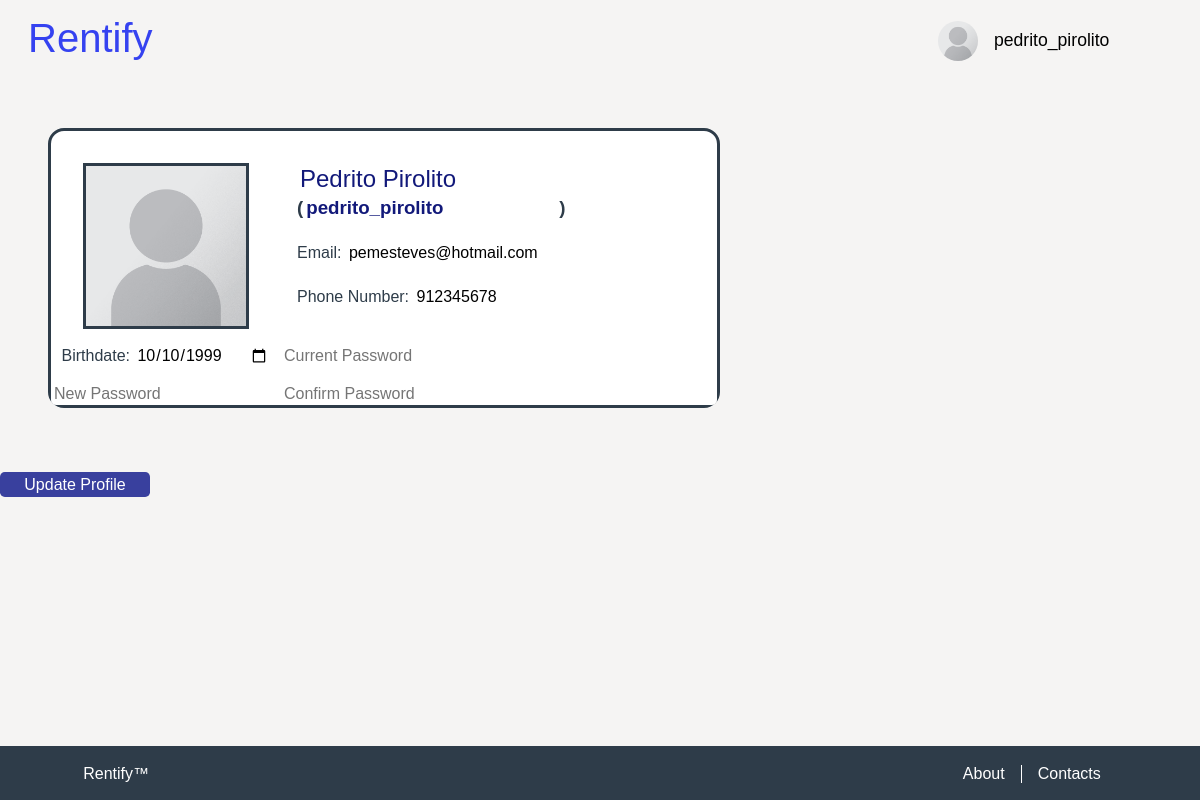
The page /pages/change_profile.php (signed in) on the database its author committed.
### tables this page shows
CREATE TABLE User(
    username TEXT UNIQUE PRIMARY KEY,
    full_name TEXT NOT NULL,
    birthdate DATE NOT NULL,
    phone INTEGER NOT NULL,
    email TEXT NOT NULL,
    password_hash INTEGER NOT NULL,
    image_name TEXT NOT NULL 
);

### database/user.php (called while the page is built, shortened)
<?php
  include_once "../database/connection.php";
  function getUserInfo($username, $password){
    global $db;
    $stmt = $db->prepare('SELECT * FROM User WHERE username = ? AND password_hash = ?');
    $stmt->execute(array($username, $password));
    return $stmt->fetch();
  }
  function getUserPassword($username){
    global $db;
    $stmt = $db->prepare('
        SELECT password_hash as password
        FROM User
        WHERE username = ?
    ');
    $stmt->execute(array($username));
    return $stmt->fetch();
  }
  function getUserImagePath($username) {
    global $db;
    $stmt = $db->prepare('
        SELECT image_name
        FROM User
        WHERE username = ?
    ');
    $stmt->execute(array($username));
    return $stmt->fetch();
  }
?>

### pages/change_profile.php (the view, shortened to what this page needs)
<?php
    include_once "../includes/init.php";
    include_once "../database/user.php";
    include_once "../templates/tpl_common.php";
    $username = $_SESSION['username'];
    $password_hash = getUserPassword($username)['password'];
    $user_info = getUserInfo($username, $password_hash);
    if(isset($_SESSION['image_name']))
        $image_name = $_SESSION['image_name'];
    else
        $image_name = $user_info['image_name'];
    document_main_part();
?>
        <link href="../css/change_profile.css" rel="stylesheet">
        <link href="../css/profile.css" rel="stylesheet">
    </head>
    <body>
        <?php
            draw_body_header();
        ?>
        <form id="update_profile_form" action="../actions/action_update_profile.php" method="post">
            <section id="user_info">
                <div id="fit_crop">
                    <img src="../images/<?=$image_name?>"/>
                </div>
                <div id="headers">
                    <h2><input id="full_name" type="text" name="full_name" value="<?=$user_info['full_name']?>" placeholder="<?=$user_info['full_name']?>"/></h2>
                    <h3>(<input id="full_name" type="text" name="username" value="<?=$user_info['username']?>" placeholder="<?=$user_info['username']?>"/>)</h3>
                </div>
                <p id="email">Email: <input type="email" name="email" value="<?=$user_info['email']?>" placeholder="<?=$user_info['email']?>"/></p>
                <p id="phone">Phone Number: <input type="tel" name="phone" value="<?=$user_info['phone']?>" placeholder="<?=$user_info['phone']?>"/></p>
                <p id="birthdate">Birthdate: <input type="date" name="birthdate" value="<?=$user_info['birthdate']?>" placeholder="<?=$user_info['birthdate']?>"/></p>
                <input id="password" type="password" name="old_password" placeholder="Current Password"/>
                <input id="password" type="password" name="new_password" placeholder="New Password"/>
                <input id="password" type="password" name="confirm_password" placeholder="Confirm Password"/>
            </section>
            <input class="account_button" type="Submit" value="Update Profile">
        </form>
<?php
    draw_footer(false);
?>

### templates/tpl_common.php (shortened to what this page needs)
<?php
include_once "../includes/init.php";
include_once "../database/user.php";
function draw_user_image(){
    $image_name = getUserImagePath($_SESSION['username']);
    $image_path = "../images/".$image_name['image_name'];
    echo "<img src=".$image_path." alt=\"User's photo\" id=\"user_photo\">";
}
function draw_body_header(){
    draw_header('user.php', 'Profile');
}
function draw_header($page, $name){
?>
    <header>
        <div id="fixed">
        <h1><a href="index.php"> Rentify </a></h1>
        <?php
        if(isset($_SESSION['username'])) {
        ?>
            <div class="dropdown">
                <?php draw_user_image(); ?>
                <button  class="dropdown_button" id="user_badge" > <?php echo $_SESSION['username'] ?> </button>
            </div>
        <?php
        }
        ?>
        </div>
    </header>
<?php
}
?>
<?php
function document_main_part(){
?>
<!DOCTYPE html>
<html lang="en">
    <head>
        <link href="../css/layout.css" rel="stylesheet">
        <link href="../css/style.css" rel="stylesheet">
<?php
}
function draw_footer($include_button){
?>
        <footer id="footer">
            <p><a href="../pages/index.php">Rentify™</a></p>
            <ul>
                <li><a href="../pages/about.php">About</a></li>
                <li><a href="../pages/contacts.php">Contacts</a></li>
            </ul>
        </footer>
    </body>
</html>
<?php
}
?>

### css/layout.css (style rules this page uses)
body { background-color: #F5F4F3; margin: 0; height: 100vh; display: grid; grid-template-rows: [header] auto [nav] auto [properties] 1fr [footer] auto [end]; }
body > header { height: 3.0em; }
body > header h1 { grid-column: 1; grid-row-start: 1; grid-row-end: 3; padding-left: 0.3em; padding-right: 0.3em; }
body > header #user_photo { width: 40px; border-radius: 50%; align-self: center; }
body > header #user_badge { font-size: 1.1em; color: black; }
.dropdown { display: grid; grid-column: 3; grid-row: 1; grid-template-columns: 1fr 1fr; grid-template-rows: 1.2fr 0.1fr; justify-items: start; margin-right: 3em; }
.dropdown .dropdown_button { width: 190px; cursor: pointer; font-size: 16px; border: none; outline: none; color: white; padding: 14px 16px; background-color: inherit; font-family: inherit; margin: 0; grid-row: 1; grid-column: 2; text-align: left; }

### css/style.css (style rules this page uses)
body > header { padding-bottom: 2em; z-index: 2; }
body > header #fixed { position: fixed; padding: 1em; background-color: #F5F4F3; height: inherit; width:100%; display: grid; grid-template-columns: 6fr auto 1fr; }
body > header h1 { margin: 0; }
body > header a { color: #3542f0; font-weight: lighter; text-decoration: none; outline: none; }
body { font-family: 'Trebuchet MS', Helvetica, sans-serif; color: black; font-weight: lighter; }
body h1, body h2 { font-family: 'Trebuchet MS', Helvetica, sans-serif; color: black; font-weight: lighter; }
header h1 { font-size: 2.5em; }
#footer { font-family: "Helvetica"; }
html { height: 100%; }
#footer { display: grid; grid-template-columns: auto 0.1fr; background-color: #2e3c49; padding: 0.2em; text-align: center; margin: 0; height: 3em; align-self: end; }
#footer p { grid-column: 1; text-align: left; margin-left: 5em; }
#footer ul { display: flex; grid-column: 2; flex-direction: row; padding-left: 0%; text-align: right; margin-right: 5em; }
#footer li { display: block; flex: 1; list-style-type: none; padding-right: 1em; padding-left: 1em; }
#footer li:first-of-type { border-right: 1px solid white; }
#footer a { color: white; text-decoration: none; }

### css/change_profile.css (style rules this page uses)
#user_info #fit_crop { display:grid; width:160px; }
#user_info #fit_crop img { grid-row-start: 1; grid-row-end: 3; grid-column: 1; }
#user_info #full_name { color: #12197a; }
input { background-color: inherit; font: inherit; border: 1px solid white; border-radius: 0.3em; }
.account_button { background: #39409e; padding-left: 1em; padding-right: 1em; color: #ffffff; margin-top: 1em; height: 25px; width: 150px; z-index: 1; }
.account_button { border: none; }

### css/profile.css (style rules this page uses)
#user_info { display: grid; grid-template-columns: 0.4fr auto; grid-template-rows: auto; margin: 3em; margin-right: 40%; border: solid #2e3c49; border-radius: 1em; background: white; }
#user_info #fit_crop { grid-column: 1; grid-row-start: 1; grid-row-end: 4; max-height: 160px; width: 160px; overflow: hidden; margin: 2em 2em 0em 2em; border: solid #2e3c49 }
#user_info img { width: 160px; }
#user_info #headers { margin-top: 16px; grid-column: 2; grid-row: 1; }
#user_info h2 { margin: 16px 0px 0px 16px; }
#user_info h3 { margin: 0px 0px 0px 16px; color: #2e3c49; }
#user_info #email { grid-column: 2; grid-row: 2; margin: 0px 0px 0px 16px; color: #2e3c49; }
#user_info #phone { grid-column: 2; grid-row: 3; margin: 0px 0px 0px 16px; color: #2e3c49; }
#user_info #birthdate { grid-column: 1; grid-row: 4; text-align: center; color: #2e3c49; }

### rows shown on the page
user: image_name (placeholder picture), full_name "Pedrito Pirolito", username "pedrito_pirolito", email "pemesteves@hotmail.com", phone "912345678", birthdate "10/10/1999"

### other values the page prints
$_SESSION['username'] "pedrito_pirolito"
